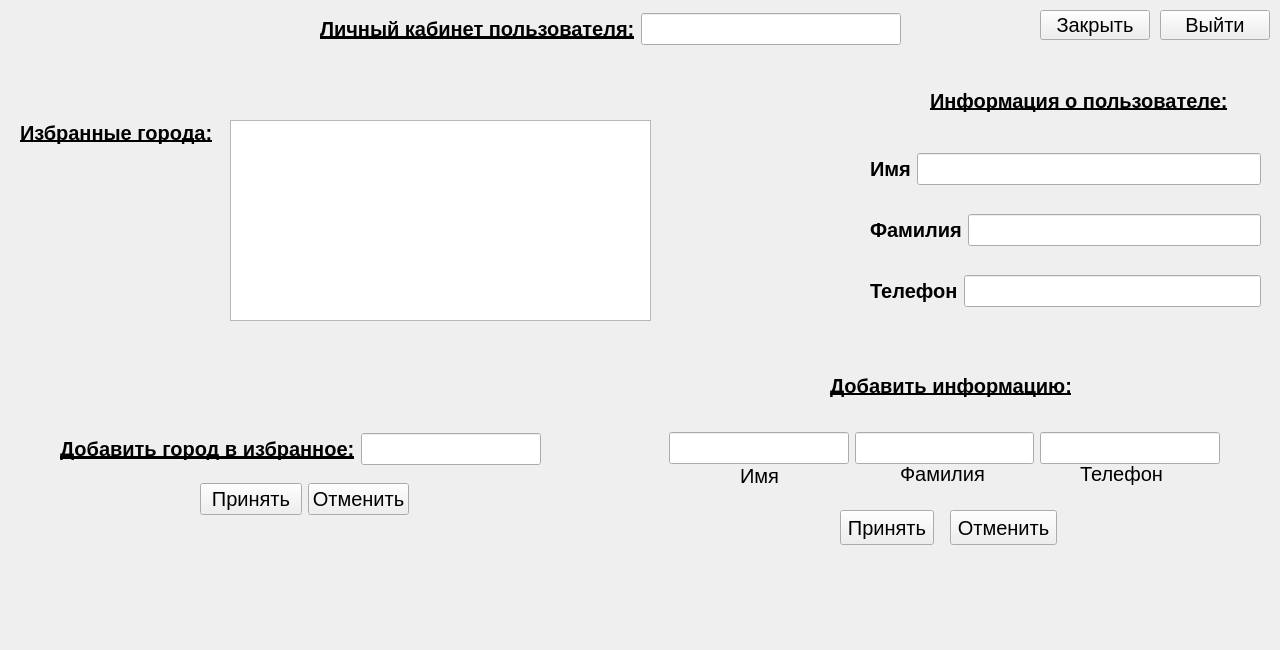
<?xml version="1.0" encoding="UTF-8"?>
<ui version="4.0">
 <class>profile</class>
 <widget class="QWidget" name="profile">
  <property name="geometry">
   <rect>
    <x>0</x>
    <y>0</y>
    <width>1280</width>
    <height>650</height>
   </rect>
  </property>
  <property name="windowTitle">
   <string>Form</string>
  </property>
  <widget class="QTextBrowser" name="user_towns">
   <property name="geometry">
    <rect>
     <x>230</x>
     <y>120</y>
     <width>421</width>
     <height>201</height>
    </rect>
   </property>
   <property name="font">
    <font>
     <pointsize>15</pointsize>
    </font>
   </property>
  </widget>
  <widget class="QLabel" name="label_2">
   <property name="geometry">
    <rect>
     <x>20</x>
     <y>120</y>
     <width>211</width>
     <height>25</height>
    </rect>
   </property>
   <property name="font">
    <font>
     <pointsize>15</pointsize>
     <weight>75</weight>
     <bold>true</bold>
     <underline>true</underline>
    </font>
   </property>
   <property name="text">
    <string>Избранные города:</string>
   </property>
  </widget>
  <widget class="QLabel" name="label_4">
   <property name="geometry">
    <rect>
     <x>930</x>
     <y>80</y>
     <width>341</width>
     <height>41</height>
    </rect>
   </property>
   <property name="font">
    <font>
     <pointsize>15</pointsize>
     <weight>75</weight>
     <bold>true</bold>
     <underline>true</underline>
    </font>
   </property>
   <property name="text">
    <string>Информация о пользователе:</string>
   </property>
  </widget>
  <widget class="QLabel" name="label_8">
   <property name="geometry">
    <rect>
     <x>830</x>
     <y>370</y>
     <width>261</width>
     <height>31</height>
    </rect>
   </property>
   <property name="font">
    <font>
     <pointsize>15</pointsize>
     <weight>75</weight>
     <italic>false</italic>
     <bold>true</bold>
     <underline>true</underline>
    </font>
   </property>
   <property name="text">
    <string>Добавить информацию:</string>
   </property>
  </widget>
  <widget class="QPushButton" name="accept_2">
   <property name="geometry">
    <rect>
     <x>840</x>
     <y>510</y>
     <width>94</width>
     <height>35</height>
    </rect>
   </property>
   <property name="font">
    <font>
     <pointsize>15</pointsize>
    </font>
   </property>
   <property name="text">
    <string>Принять</string>
   </property>
  </widget>
  <widget class="QLabel" name="label_10">
   <property name="geometry">
    <rect>
     <x>900</x>
     <y>460</y>
     <width>111</width>
     <height>28</height>
    </rect>
   </property>
   <property name="font">
    <font>
     <pointsize>15</pointsize>
    </font>
   </property>
   <property name="layoutDirection">
    <enum>Qt::LeftToRight</enum>
   </property>
   <property name="text">
    <string>Фамилия</string>
   </property>
  </widget>
  <widget class="QLabel" name="label_11">
   <property name="geometry">
    <rect>
     <x>1080</x>
     <y>460</y>
     <width>91</width>
     <height>28</height>
    </rect>
   </property>
   <property name="font">
    <font>
     <pointsize>15</pointsize>
    </font>
   </property>
   <property name="layoutDirection">
    <enum>Qt::LeftToRight</enum>
   </property>
   <property name="text">
    <string>Телефон</string>
   </property>
  </widget>
  <widget class="QPushButton" name="exit">
   <property name="geometry">
    <rect>
     <x>1160</x>
     <y>10</y>
     <width>110</width>
     <height>30</height>
    </rect>
   </property>
   <property name="font">
    <font>
     <pointsize>15</pointsize>
    </font>
   </property>
   <property name="text">
    <string>Выйти</string>
   </property>
  </widget>
  <widget class="QPushButton" name="cancel_2">
   <property name="geometry">
    <rect>
     <x>950</x>
     <y>510</y>
     <width>107</width>
     <height>35</height>
    </rect>
   </property>
   <property name="font">
    <font>
     <pointsize>15</pointsize>
    </font>
   </property>
   <property name="text">
    <string>Отменить</string>
   </property>
  </widget>
  <widget class="QWidget" name="layoutWidget">
   <property name="geometry">
    <rect>
     <x>669</x>
     <y>410</y>
     <width>551</width>
     <height>76</height>
    </rect>
   </property>
   <property name="font">
    <font>
     <pointsize>15</pointsize>
    </font>
   </property>
   <layout class="QVBoxLayout" name="verticalLayout">
    <item>
     <layout class="QHBoxLayout" name="horizontalLayout">
      <item>
       <widget class="QLineEdit" name="name">
        <property name="font">
         <font>
          <pointsize>15</pointsize>
         </font>
        </property>
        <property name="layoutDirection">
         <enum>Qt::LeftToRight</enum>
        </property>
       </widget>
      </item>
      <item>
       <widget class="QLineEdit" name="sname">
        <property name="font">
         <font>
          <pointsize>15</pointsize>
         </font>
        </property>
        <property name="layoutDirection">
         <enum>Qt::LeftToRight</enum>
        </property>
       </widget>
      </item>
      <item>
       <widget class="QLineEdit" name="tel">
        <property name="font">
         <font>
          <pointsize>15</pointsize>
         </font>
        </property>
        <property name="layoutDirection">
         <enum>Qt::LeftToRight</enum>
        </property>
       </widget>
      </item>
     </layout>
    </item>
   </layout>
  </widget>
  <widget class="QLabel" name="label_9">
   <property name="geometry">
    <rect>
     <x>740</x>
     <y>440</y>
     <width>42</width>
     <height>72</height>
    </rect>
   </property>
   <property name="font">
    <font>
     <pointsize>15</pointsize>
    </font>
   </property>
   <property name="layoutDirection">
    <enum>Qt::LeftToRight</enum>
   </property>
   <property name="text">
    <string>Имя</string>
   </property>
  </widget>
  <widget class="QWidget" name="layoutWidget">
   <property name="geometry">
    <rect>
     <x>320</x>
     <y>10</y>
     <width>581</width>
     <height>38</height>
    </rect>
   </property>
   <property name="font">
    <font>
     <pointsize>15</pointsize>
    </font>
   </property>
   <layout class="QHBoxLayout" name="horizontalLayout_4">
    <item>
     <widget class="QLabel" name="label">
      <property name="font">
       <font>
        <pointsize>15</pointsize>
        <weight>75</weight>
        <bold>true</bold>
        <underline>true</underline>
       </font>
      </property>
      <property name="text">
       <string>Личный кабинет пользователя:</string>
      </property>
     </widget>
    </item>
    <item>
     <widget class="QLineEdit" name="user_name">
      <property name="font">
       <font>
        <pointsize>15</pointsize>
       </font>
      </property>
      <property name="alignment">
       <set>Qt::AlignCenter</set>
      </property>
      <property name="readOnly">
       <bool>true</bool>
      </property>
     </widget>
    </item>
   </layout>
  </widget>
  <widget class="QWidget" name="layoutWidget">
   <property name="geometry">
    <rect>
     <x>60</x>
     <y>430</y>
     <width>481</width>
     <height>38</height>
    </rect>
   </property>
   <property name="font">
    <font>
     <pointsize>15</pointsize>
    </font>
   </property>
   <layout class="QHBoxLayout" name="horizontalLayout_5">
    <item>
     <widget class="QLabel" name="label_3">
      <property name="font">
       <font>
        <pointsize>15</pointsize>
        <weight>75</weight>
        <bold>true</bold>
        <underline>true</underline>
       </font>
      </property>
      <property name="text">
       <string>Добавить город в избранное:</string>
      </property>
     </widget>
    </item>
    <item>
     <widget class="QLineEdit" name="new_town">
      <property name="font">
       <font>
        <pointsize>15</pointsize>
       </font>
      </property>
     </widget>
    </item>
   </layout>
  </widget>
  <widget class="QWidget" name="layoutWidget">
   <property name="geometry">
    <rect>
     <x>200</x>
     <y>480</y>
     <width>209</width>
     <height>38</height>
    </rect>
   </property>
   <property name="font">
    <font>
     <pointsize>15</pointsize>
    </font>
   </property>
   <layout class="QHBoxLayout" name="horizontalLayout_6">
    <item>
     <widget class="QPushButton" name="accept">
      <property name="font">
       <font>
        <pointsize>15</pointsize>
       </font>
      </property>
      <property name="text">
       <string>Принять</string>
      </property>
     </widget>
    </item>
    <item>
     <widget class="QPushButton" name="cancel">
      <property name="font">
       <font>
        <pointsize>15</pointsize>
       </font>
      </property>
      <property name="text">
       <string>Отменить</string>
      </property>
     </widget>
    </item>
   </layout>
  </widget>
  <widget class="QPushButton" name="close">
   <property name="geometry">
    <rect>
     <x>1040</x>
     <y>10</y>
     <width>110</width>
     <height>30</height>
    </rect>
   </property>
   <property name="font">
    <font>
     <pointsize>15</pointsize>
    </font>
   </property>
   <property name="text">
    <string>Закрыть</string>
   </property>
  </widget>
  <widget class="QWidget" name="layoutWidget">
   <property name="geometry">
    <rect>
     <x>870</x>
     <y>130</y>
     <width>391</width>
     <height>201</height>
    </rect>
   </property>
   <layout class="QVBoxLayout" name="verticalLayout_2">
    <item>
     <layout class="QHBoxLayout" name="horizontalLayout_2">
      <item>
       <widget class="QLabel" name="label_5">
        <property name="font">
         <font>
          <pointsize>15</pointsize>
          <weight>75</weight>
          <bold>true</bold>
         </font>
        </property>
        <property name="text">
         <string>Имя</string>
        </property>
       </widget>
      </item>
      <item>
       <widget class="QLineEdit" name="name_2">
        <property name="enabled">
         <bool>true</bool>
        </property>
        <property name="font">
         <font>
          <pointsize>15</pointsize>
         </font>
        </property>
        <property name="readOnly">
         <bool>true</bool>
        </property>
       </widget>
      </item>
     </layout>
    </item>
    <item>
     <layout class="QHBoxLayout" name="horizontalLayout_3">
      <item>
       <widget class="QLabel" name="label_6">
        <property name="font">
         <font>
          <pointsize>15</pointsize>
          <weight>75</weight>
          <bold>true</bold>
         </font>
        </property>
        <property name="text">
         <string>Фамилия</string>
        </property>
       </widget>
      </item>
      <item>
       <widget class="QLineEdit" name="sname_2">
        <property name="enabled">
         <bool>true</bool>
        </property>
        <property name="font">
         <font>
          <pointsize>15</pointsize>
         </font>
        </property>
        <property name="readOnly">
         <bool>true</bool>
        </property>
       </widget>
      </item>
     </layout>
    </item>
    <item>
     <layout class="QHBoxLayout" name="horizontalLayout_7">
      <item>
       <widget class="QLabel" name="label_7">
        <property name="font">
         <font>
          <pointsize>15</pointsize>
          <weight>75</weight>
          <bold>true</bold>
         </font>
        </property>
        <property name="text">
         <string>Телефон</string>
        </property>
       </widget>
      </item>
      <item>
       <widget class="QLineEdit" name="tel_2">
        <property name="enabled">
         <bool>true</bool>
        </property>
        <property name="font">
         <font>
          <pointsize>15</pointsize>
         </font>
        </property>
        <property name="readOnly">
         <bool>true</bool>
        </property>
       </widget>
      </item>
     </layout>
    </item>
   </layout>
  </widget>
 </widget>
 <resources/>
 <connections/>
</ui>
